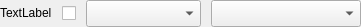
<?xml version="1.0" encoding="UTF-8"?>
<ui version="4.0">
 <class>ConfigChannelView</class>
 <widget class="QWidget" name="ConfigChannelView">
  <property name="geometry">
   <rect>
    <x>0</x>
    <y>0</y>
    <width>361</width>
    <height>27</height>
   </rect>
  </property>
  <property name="windowTitle">
   <string>Form</string>
  </property>
  <layout class="QHBoxLayout" name="horizontalLayout" stretch="5,0,5,5">
   <property name="spacing">
    <number>10</number>
   </property>
   <property name="leftMargin">
    <number>0</number>
   </property>
   <property name="topMargin">
    <number>0</number>
   </property>
   <property name="rightMargin">
    <number>0</number>
   </property>
   <property name="bottomMargin">
    <number>0</number>
   </property>
   <item>
    <widget class="QLabel" name="channelLabel">
     <property name="sizePolicy">
      <sizepolicy hsizetype="Fixed" vsizetype="Fixed">
       <horstretch>0</horstretch>
       <verstretch>0</verstretch>
      </sizepolicy>
     </property>
     <property name="text">
      <string>TextLabel</string>
     </property>
    </widget>
   </item>
   <item>
    <widget class="QCheckBox" name="enabledCheckBox">
     <property name="sizePolicy">
      <sizepolicy hsizetype="Fixed" vsizetype="Fixed">
       <horstretch>0</horstretch>
       <verstretch>0</verstretch>
      </sizepolicy>
     </property>
     <property name="maximumSize">
      <size>
       <width>18</width>
       <height>18</height>
      </size>
     </property>
     <property name="autoFillBackground">
      <bool>false</bool>
     </property>
     <property name="text">
      <string/>
     </property>
    </widget>
   </item>
   <item>
    <widget class="QComboBox" name="deviceOptions">
     <property name="sizePolicy">
      <sizepolicy hsizetype="Preferred" vsizetype="Preferred">
       <horstretch>0</horstretch>
       <verstretch>0</verstretch>
      </sizepolicy>
     </property>
     <property name="minimumSize">
      <size>
       <width>100</width>
       <height>0</height>
      </size>
     </property>
    </widget>
   </item>
   <item>
    <widget class="QComboBox" name="functionOptions">
     <property name="sizePolicy">
      <sizepolicy hsizetype="Preferred" vsizetype="Preferred">
       <horstretch>0</horstretch>
       <verstretch>0</verstretch>
      </sizepolicy>
     </property>
     <property name="minimumSize">
      <size>
       <width>150</width>
       <height>0</height>
      </size>
     </property>
    </widget>
   </item>
  </layout>
 </widget>
 <resources/>
 <connections/>
</ui>
